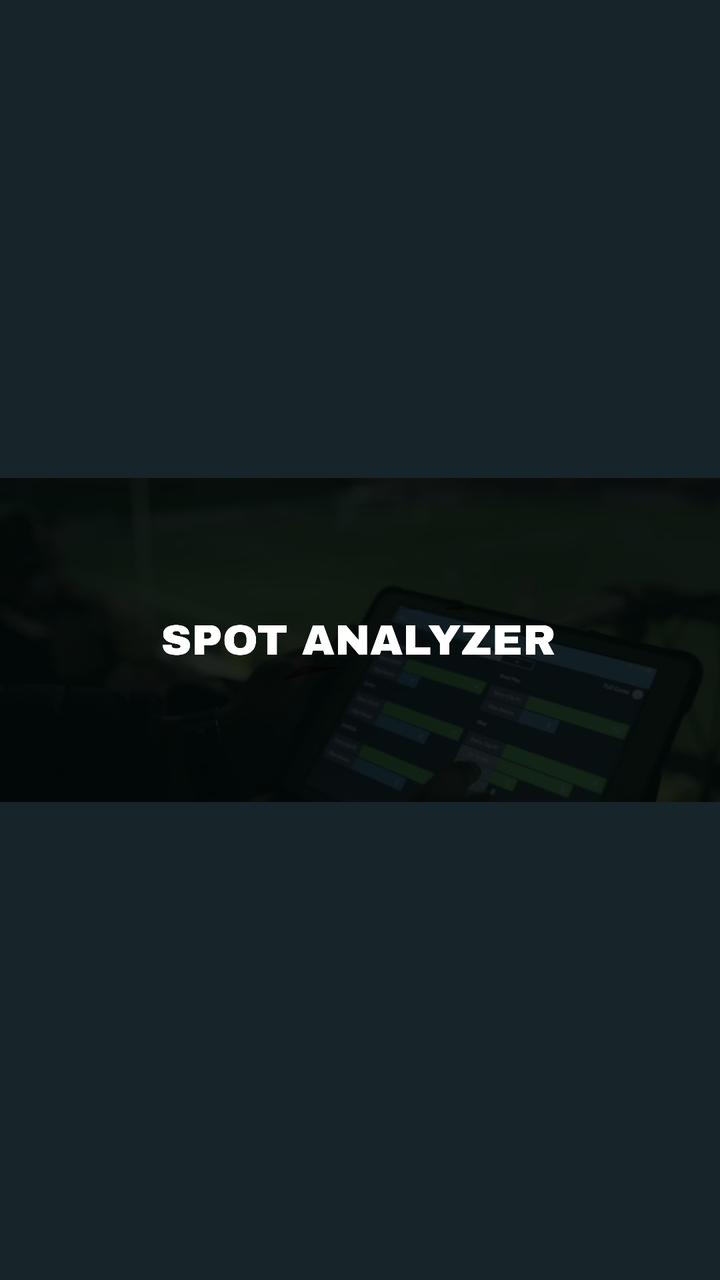
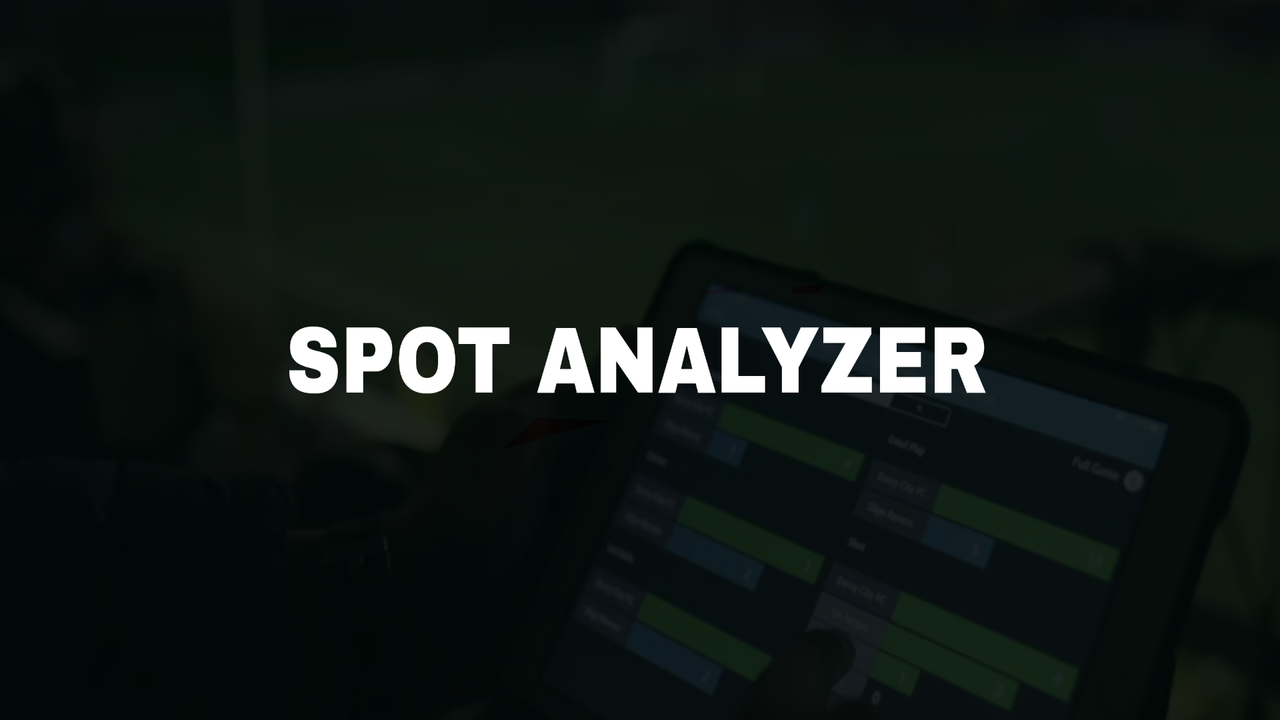

Two renders of one Android screen. The first uses the default layout on a phone; the second uses the alternative layout the repository ships for a different screen configuration, on a matching device. The two XML files are below.
<!-- AndroidManifest.xml: application theme Theme.SportAnalyzer -->
<!-- res/layout/activity_spashscreen.xml -->
<?xml version="1.0" encoding="utf-8"?>
<RelativeLayout xmlns:android="http://schemas.android.com/apk/res/android"
    xmlns:tools="http://schemas.android.com/tools"
    android:layout_width="match_parent"
    android:layout_height="match_parent"
    android:background="#17242a"
    android:gravity="center"
    tools:ignore="MissingDefaultResource"
    tools:context=".spashscreenActivity">

    <ImageView
        android:id="@+id/logoImageView"
        android:layout_width="match_parent"
        android:layout_height="725dp"
        android:layout_centerHorizontal="true"
        android:src="@drawable/splashtumb" />
</RelativeLayout>
<!-- resources referenced by this layout -->
<resources>
  <!-- drawable splashtumb: jpg bitmap (drawable, 384000 bytes) -->
  <style name="Theme.SportAnalyzer" parent="Theme.AppCompat.Light.NoActionBar">
          
          <item name="colorPrimary">@color/purple_500</item>
          <item name="colorPrimaryVariant">@color/purple_700</item>
          <item name="colorOnPrimary">@color/white</item>
          
          <item name="colorSecondary">@color/teal_200</item>
          <item name="colorSecondaryVariant">@color/teal_700</item>
          <item name="colorOnSecondary">@color/black</item>
          
          <item name="android:statusBarColor">?attr/colorPrimaryVariant</item>
          
      </style>
  <color name="purple_500">#FF6200EE</color>
  <color name="purple_700">#FF294E4B</color>
  <color name="white">#FFF</color>
  <color name="teal_200">#FF03DAC5</color>
  <color name="teal_700">#852FC18E</color>
  <color name="black">#FF000000</color>
</resources>
<!-- res/layout-land/activity_spashscreen.xml (the repository's variant of the layout above) -->
<!-- drawn on the phone turned sideways -->
<?xml version="1.0" encoding="utf-8"?>
<RelativeLayout xmlns:android="http://schemas.android.com/apk/res/android"
    xmlns:tools="http://schemas.android.com/tools"
    android:layout_width="match_parent"
    android:layout_height="match_parent"
    android:background="#17242a"
    android:gravity="center"
    tools:ignore="MissingDefaultResource"
    tools:context=".spashscreenActivity">

    <ImageView
        android:id="@+id/logoImageView"
        android:layout_width="match_parent"
        android:layout_height="405dp"
        android:layout_alignParentStart="true"
        android:layout_alignParentBottom="true"
        android:src="@drawable/splashtumb"
        android:scaleType="fitXY"/>
</RelativeLayout>
